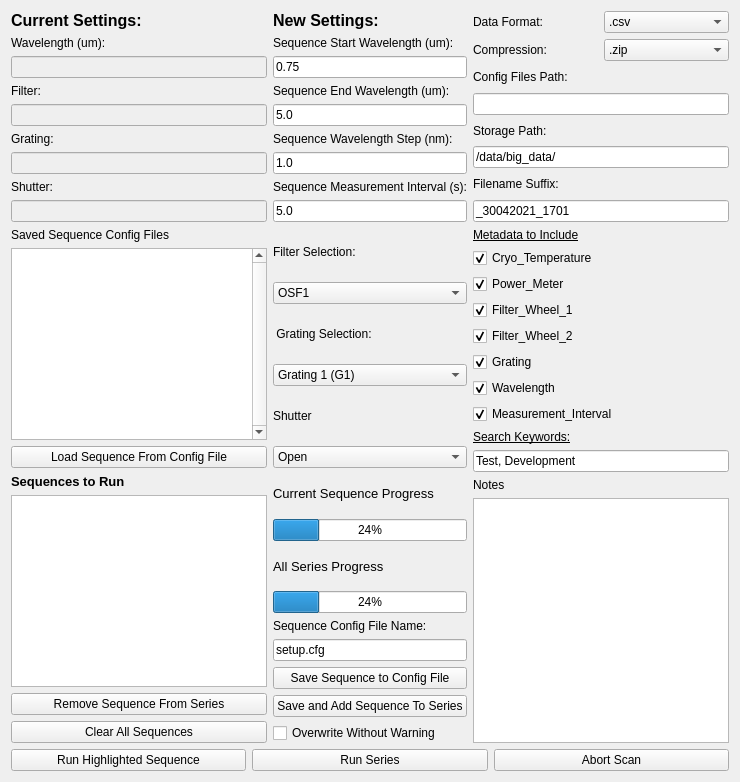
     <widget class="QWidget" name="tab2_single_scan">
      <attribute name="title">
       <string>Sequence</string>
      </attribute>
      <layout class="QGridLayout" name="gridLayout_4">
       <item row="0" column="0" rowspan="2">
        <layout class="QGridLayout" name="current_params_gridLayout_tab2">
         <item row="2" column="0">
          <widget class="QLineEdit" name="wavelength_current_ledit_tab2">
           <property name="enabled">
            <bool>false</bool>
           </property>
           <property name="text">
            <string/>
           </property>
          </widget>
         </item>
         <item row="4" column="0">
          <widget class="QLineEdit" name="osf_current_ledit_tab2">
           <property name="enabled">
            <bool>false</bool>
           </property>
          </widget>
         </item>
         <item row="1" column="0">
          <widget class="QLabel" name="wavelength_current_label_tab2">
           <property name="text">
            <string>Wavelength (um):</string>
           </property>
          </widget>
         </item>
         <item row="7" column="0">
          <widget class="QLabel" name="shutter_current_label_tab2">
           <property name="text">
            <string>Shutter:</string>
           </property>
          </widget>
         </item>
         <item row="6" column="0">
          <widget class="QLineEdit" name="grating_current_ledit_tab2">
           <property name="enabled">
            <bool>false</bool>
           </property>
          </widget>
         </item>
         <item row="5" column="0">
          <widget class="QLabel" name="grating_current_label_tab2">
           <property name="text">
            <string>Grating:</string>
           </property>
          </widget>
         </item>
         <item row="8" column="0">
          <widget class="QLineEdit" name="shutter_current_ledit_tab2">
           <property name="enabled">
            <bool>false</bool>
           </property>
          </widget>
         </item>
         <item row="3" column="0">
          <widget class="QLabel" name="osf_current_label_tab2">
           <property name="text">
            <string>Filter:</string>
           </property>
          </widget>
         </item>
         <item row="0" column="0">
          <widget class="QLabel" name="curent_parameters_title_tab2">
           <property name="font">
            <font>
             <pointsize>12</pointsize>
             <weight>75</weight>
             <bold>true</bold>
            </font>
           </property>
           <property name="text">
            <string>Current Settings:</string>
           </property>
          </widget>
         </item>
        </layout>
       </item>
       <item row="0" column="1" rowspan="2">
        <layout class="QVBoxLayout" name="new_params_gridLayout_tab2">
         <item>
          <widget class="QLabel" name="new_parameters_title_tab2">
           <property name="font">
            <font>
             <pointsize>12</pointsize>
             <weight>75</weight>
             <bold>true</bold>
            </font>
           </property>
           <property name="text">
            <string>New Settings:</string>
           </property>
          </widget>
         </item>
         <item>
          <widget class="QLabel" name="sequence_start_wave_label">
           <property name="sizePolicy">
            <sizepolicy hsizetype="Maximum" vsizetype="Maximum">
             <horstretch>0</horstretch>
             <verstretch>0</verstretch>
            </sizepolicy>
           </property>
           <property name="text">
            <string>Sequence Start Wavelength (um):</string>
           </property>
          </widget>
         </item>
         <item>
          <widget class="QLineEdit" name="sequence_wave_start_ledit">
           <property name="sizePolicy">
            <sizepolicy hsizetype="Expanding" vsizetype="Maximum">
             <horstretch>0</horstretch>
             <verstretch>0</verstretch>
            </sizepolicy>
           </property>
           <property name="text">
            <string>0.75</string>
           </property>
           <property name="placeholderText">
            <string/>
           </property>
          </widget>
         </item>
         <item>
          <widget class="QLabel" name="sequence_end_wave_label">
           <property name="sizePolicy">
            <sizepolicy hsizetype="Maximum" vsizetype="Maximum">
             <horstretch>0</horstretch>
             <verstretch>0</verstretch>
            </sizepolicy>
           </property>
           <property name="text">
            <string>Sequence End Wavelength (um):</string>
           </property>
          </widget>
         </item>
         <item>
          <widget class="QLineEdit" name="sequence_wave_end_ledit">
           <property name="sizePolicy">
            <sizepolicy hsizetype="Expanding" vsizetype="Maximum">
             <horstretch>0</horstretch>
             <verstretch>0</verstretch>
            </sizepolicy>
           </property>
           <property name="text">
            <string>5.0</string>
           </property>
           <property name="placeholderText">
            <string/>
           </property>
          </widget>
         </item>
         <item>
          <widget class="QLabel" name="sequence_wave_step_label">
           <property name="sizePolicy">
            <sizepolicy hsizetype="Maximum" vsizetype="Maximum">
             <horstretch>0</horstretch>
             <verstretch>0</verstretch>
            </sizepolicy>
           </property>
           <property name="text">
            <string>Sequence Wavelength Step (nm):</string>
           </property>
          </widget>
         </item>
         <item>
          <widget class="QLineEdit" name="sequence_wave_step_ledit">
           <property name="sizePolicy">
            <sizepolicy hsizetype="Expanding" vsizetype="Maximum">
             <horstretch>0</horstretch>
             <verstretch>0</verstretch>
            </sizepolicy>
           </property>
           <property name="text">
            <string>1.0</string>
           </property>
           <property name="placeholderText">
            <string>1.0</string>
           </property>
          </widget>
         </item>
         <item>
          <widget class="QLabel" name="sequence_measure_int_label">
           <property name="text">
            <string>Sequence Measurement Interval (s):</string>
           </property>
          </widget>
         </item>
         <item>
          <widget class="QLineEdit" name="sequence_measure_int_ledit">
           <property name="text">
            <string>5.0</string>
           </property>
           <property name="placeholderText">
            <string/>
           </property>
          </widget>
         </item>
        </layout>
       </item>
       <item row="0" column="2">
        <layout class="QVBoxLayout" name="data_format_verticalLayout_tab2">
         <item>
          <layout class="QHBoxLayout" name="data_format_horizontalLayout_tab2">
           <item>
            <widget class="QLabel" name="data_format_label_tab2">
             <property name="text">
              <string>Data Format:</string>
             </property>
            </widget>
           </item>
           <item>
            <widget class="QComboBox" name="data_format_comboBox_tab2">
             <property name="currentText">
              <string>.csv</string>
             </property>
             <item>
              <property name="text">
               <string>.csv</string>
              </property>
             </item>
             <item>
              <property name="text">
               <string>.json</string>
              </property>
             </item>
             <item>
              <property name="text">
               <string>.parquet</string>
              </property>
             </item>
            </widget>
           </item>
          </layout>
         </item>
         <item>
          <layout class="QHBoxLayout" name="compression_horizontalLayout_tab2">
           <item>
            <widget class="QLabel" name="compresssion_label_tab2">
             <property name="text">
              <string>Compression:</string>
             </property>
            </widget>
           </item>
           <item>
            <widget class="QComboBox" name="compression_comboBox_tab2">
             <property name="currentText">
              <string>.zip</string>
             </property>
             <item>
              <property name="text">
               <string>.zip</string>
              </property>
             </item>
             <item>
              <property name="text">
               <string>.tgz</string>
              </property>
             </item>
             <item>
              <property name="text">
               <string>.tar</string>
              </property>
             </item>
            </widget>
           </item>
          </layout>
         </item>
        </layout>
       </item>
       <item row="1" column="2">
        <layout class="QVBoxLayout" name="config_files_verticalLayout_tab2">
         <item>
          <widget class="QLabel" name="config_path_label_tab2">
           <property name="text">
            <string>Config Files Path:</string>
           </property>
          </widget>
         </item>
         <item>
          <widget class="QLineEdit" name="config_path_lineEdit_tab2">
           <property name="text">
            <string/>
           </property>
           <property name="placeholderText">
            <string/>
           </property>
          </widget>
         </item>
         <item>
          <widget class="QLabel" name="storage_path_label_tab2">
           <property name="text">
            <string>Storage Path:</string>
           </property>
          </widget>
         </item>
         <item>
          <widget class="QLineEdit" name="storage_path_lineEdit_tab2">
           <property name="text">
            <string>/data/big_data/</string>
           </property>
           <property name="placeholderText">
            <string/>
           </property>
          </widget>
         </item>
         <item>
          <widget class="QLabel" name="filename_suffix_label_tab2">
           <property name="text">
            <string>Filename Suffix:</string>
           </property>
          </widget>
         </item>
         <item>
          <widget class="QLineEdit" name="filename_suffix_lineEdit_tab2">
           <property name="text">
            <string>_30042021_1701</string>
           </property>
           <property name="placeholderText">
            <string/>
           </property>
          </widget>
         </item>
        </layout>
       </item>
       <item row="2" column="0" rowspan="2">
        <layout class="QVBoxLayout" name="add_sequence_verticalLayout_tab2">
         <item>
          <widget class="QLabel" name="sequence_config_files_label_tab2">
           <property name="text">
            <string>Saved Sequence Config Files</string>
           </property>
          </widget>
         </item>
         <item>
          <widget class="QListWidget" name="sequence_config_files_tab2">
           <property name="verticalScrollBarPolicy">
            <enum>Qt::ScrollBarAlwaysOn</enum>
           </property>
           <property name="editTriggers">
            <set>QAbstractItemView::DoubleClicked</set>
           </property>
           <property name="dragEnabled">
            <bool>true</bool>
           </property>
           <property name="dragDropMode">
            <enum>QAbstractItemView::DragOnly</enum>
           </property>
           <property name="selectionMode">
            <enum>QAbstractItemView::SingleSelection</enum>
           </property>
          </widget>
         </item>
         <item>
          <widget class="QPushButton" name="load_sequence_button_tab2">
           <property name="sizePolicy">
            <sizepolicy hsizetype="Minimum" vsizetype="Maximum">
             <horstretch>0</horstretch>
             <verstretch>0</verstretch>
            </sizepolicy>
           </property>
           <property name="text">
            <string>Load Sequence From Config File</string>
           </property>
          </widget>
         </item>
        </layout>
       </item>
       <item row="2" column="2" rowspan="4">
        <layout class="QVBoxLayout" name="metadata_verticalLayout_tab2">
         <item>
          <widget class="QLabel" name="metadata_label_tab2">
           <property name="font">
            <font>
             <underline>true</underline>
            </font>
           </property>
           <property name="text">
            <string>Metadata to Include</string>
           </property>
          </widget>
         </item>
         <item>
          <widget class="QCheckBox" name="checkBox_8">
           <property name="enabled">
            <bool>true</bool>
           </property>
           <property name="text">
            <string>Cryo_Temperature</string>
           </property>
           <property name="checked">
            <bool>true</bool>
           </property>
          </widget>
         </item>
         <item>
          <widget class="QCheckBox" name="checkBox_9">
           <property name="text">
            <string>Power_Meter</string>
           </property>
           <property name="checked">
            <bool>true</bool>
           </property>
          </widget>
         </item>
         <item>
          <widget class="QCheckBox" name="checkBox_10">
           <property name="text">
            <string>Filter_Wheel_1</string>
           </property>
           <property name="checked">
            <bool>true</bool>
           </property>
          </widget>
         </item>
         <item>
          <widget class="QCheckBox" name="checkBox_11">
           <property name="text">
            <string>Filter_Wheel_2</string>
           </property>
           <property name="checked">
            <bool>true</bool>
           </property>
          </widget>
         </item>
         <item>
          <widget class="QCheckBox" name="checkBox_12">
           <property name="text">
            <string>Grating</string>
           </property>
           <property name="checked">
            <bool>true</bool>
           </property>
          </widget>
         </item>
         <item>
          <widget class="QCheckBox" name="checkBox_13">
           <property name="text">
            <string>Wavelength</string>
           </property>
           <property name="checked">
            <bool>true</bool>
           </property>
          </widget>
         </item>
         <item>
          <widget class="QCheckBox" name="checkBox_14">
           <property name="text">
            <string>Measurement_Interval</string>
           </property>
           <property name="checked">
            <bool>true</bool>
           </property>
          </widget>
         </item>
         <item>
          <widget class="QLabel" name="keywords_label_tab2">
           <property name="font">
            <font>
             <underline>true</underline>
            </font>
           </property>
           <property name="text">
            <string>Search Keywords:</string>
           </property>
          </widget>
         </item>
         <item>
          <widget class="QLineEdit" name="keywords_lineEdit_tab2">
           <property name="text">
            <string>Test, Development</string>
           </property>
           <property name="placeholderText">
            <string/>
           </property>
          </widget>
         </item>
         <item>
          <widget class="QLabel" name="notes_label_tab2">
           <property name="text">
            <string>Notes</string>
           </property>
          </widget>
         </item>
         <item>
          <widget class="QTextBrowser" name="notes_textBrowser_tab2"/>
         </item>
        </layout>
       </item>
       <item row="4" column="0" rowspan="2">
        <layout class="QVBoxLayout" name="run_series_verticalLayout_tab2">
         <item>
          <widget class="QLabel" name="series_configs_label_tab2">
           <property name="font">
            <font>
             <pointsize>10</pointsize>
             <weight>75</weight>
             <bold>true</bold>
            </font>
           </property>
           <property name="text">
            <string>Sequences to Run</string>
           </property>
          </widget>
         </item>
         <item>
          <widget class="QListWidget" name="series_config_files_tab2">
           <property name="verticalScrollBarPolicy">
            <enum>Qt::ScrollBarAsNeeded</enum>
           </property>
           <property name="dragEnabled">
            <bool>true</bool>
           </property>
           <property name="dragDropMode">
            <enum>QAbstractItemView::DragDrop</enum>
           </property>
           <property name="selectionMode">
            <enum>QAbstractItemView::MultiSelection</enum>
           </property>
          </widget>
         </item>
         <item>
          <widget class="QPushButton" name="remove_sequence_button_tab2">
           <property name="text">
            <string>Remove Sequence From Series</string>
           </property>
          </widget>
         </item>
         <item>
          <widget class="QPushButton" name="clear_all_sequences_button_tab_2">
           <property name="text">
            <string>Clear All Sequences</string>
           </property>
          </widget>
         </item>
        </layout>
       </item>
       <item row="6" column="0" colspan="3">
        <layout class="QHBoxLayout" name="run_bottons_horizontalLayout_tab2">
         <item>
          <widget class="QPushButton" name="run_single_tab2">
           <property name="text">
            <string>Run Highlighted Sequence</string>
           </property>
          </widget>
         </item>
         <item>
          <widget class="QPushButton" name="run_series_tab2">
           <property name="text">
            <string>Run Series</string>
           </property>
          </widget>
         </item>
         <item>
          <widget class="QPushButton" name="abort_scan_button_tab2">
           <property name="text">
            <string>Abort Scan</string>
           </property>
          </widget>
         </item>
        </layout>
       </item>
       <item row="5" column="1">
        <layout class="QVBoxLayout" name="verticalLayout">
         <item>
          <widget class="QLabel" name="sequence_name_label_tab2">
           <property name="sizePolicy">
            <sizepolicy hsizetype="Preferred" vsizetype="Maximum">
             <horstretch>0</horstretch>
             <verstretch>0</verstretch>
            </sizepolicy>
           </property>
           <property name="text">
            <string>Sequence Config File Name:</string>
           </property>
          </widget>
         </item>
         <item>
          <widget class="QLineEdit" name="sequence_name_ledit_tab2">
           <property name="text">
            <string>setup.cfg</string>
           </property>
           <property name="placeholderText">
            <string/>
           </property>
          </widget>
         </item>
         <item>
          <widget class="QPushButton" name="save_sequence_pushButton_tab2">
           <property name="text">
            <string>Save Sequence to Config File</string>
           </property>
          </widget>
         </item>
         <item>
          <widget class="QPushButton" name="add_sequence_button_tab2">
           <property name="sizePolicy">
            <sizepolicy hsizetype="Minimum" vsizetype="Maximum">
             <horstretch>0</horstretch>
             <verstretch>0</verstretch>
            </sizepolicy>
           </property>
           <property name="text">
            <string>Save and Add Sequence To Series</string>
           </property>
          </widget>
         </item>
         <item>
          <widget class="QCheckBox" name="overwrite_checkBox_tab2">
           <property name="text">
            <string>Overwrite Without Warning</string>
           </property>
          </widget>
         </item>
        </layout>
       </item>
       <item row="4" column="1">
        <layout class="QVBoxLayout" name="progressBar_verticalLayout_tab1_2">
         <item>
          <widget class="QLabel" name="sequence_progress_label_tab1_2">
           <property name="font">
            <font>
             <pointsize>10</pointsize>
            </font>
           </property>
           <property name="text">
            <string>Current Sequence Progress</string>
           </property>
          </widget>
         </item>
         <item>
          <widget class="QProgressBar" name="sequence_progressBar_tab1_2">
           <property name="value">
            <number>24</number>
           </property>
          </widget>
         </item>
         <item>
          <widget class="QLabel" name="series_progress_label_tab1_2">
           <property name="font">
            <font>
             <pointsize>10</pointsize>
            </font>
           </property>
           <property name="text">
            <string>All Series Progress</string>
           </property>
          </widget>
         </item>
         <item>
          <widget class="QProgressBar" name="series_progressBar_tab1_2">
           <property name="value">
            <number>24</number>
           </property>
          </widget>
         </item>
        </layout>
       </item>
       <item row="2" column="1" rowspan="2">
        <layout class="QVBoxLayout" name="new_params2_gridLayout_tab2">
         <item>
          <widget class="QLabel" name="osf_select_label_tab2">
           <property name="text">
            <string>Filter Selection:</string>
           </property>
          </widget>
         </item>
         <item>
          <widget class="QComboBox" name="osf_select_cbox">
           <item>
            <property name="text">
             <string>OSF1</string>
            </property>
           </item>
           <item>
            <property name="text">
             <string>OSF2</string>
            </property>
           </item>
           <item>
            <property name="text">
             <string>OSF3</string>
            </property>
           </item>
           <item>
            <property name="text">
             <string>OSF4</string>
            </property>
           </item>
          </widget>
         </item>
         <item>
          <widget class="QLabel" name="grating_select_label_tab2">
           <property name="text">
            <string> Grating Selection:</string>
           </property>
          </widget>
         </item>
         <item>
          <widget class="QComboBox" name="grating_select_cbox_tab2">
           <property name="currentIndex">
            <number>0</number>
           </property>
           <item>
            <property name="text">
             <string>Grating 1 (G1)</string>
            </property>
           </item>
           <item>
            <property name="text">
             <string>Grating 2 (G2)</string>
            </property>
           </item>
           <item>
            <property name="text">
             <string>Grating 3 (G3)</string>
            </property>
           </item>
          </widget>
         </item>
         <item>
          <widget class="QLabel" name="shutter_position_label_tab2">
           <property name="text">
            <string>Shutter</string>
           </property>
          </widget>
         </item>
         <item>
          <widget class="QComboBox" name="shutter_position_cbox_tab2">
           <item>
            <property name="text">
             <string>Open</string>
            </property>
           </item>
           <item>
            <property name="text">
             <string>Closed</string>
            </property>
           </item>
          </widget>
         </item>
        </layout>
       </item>
      </layout>
     </widget>
